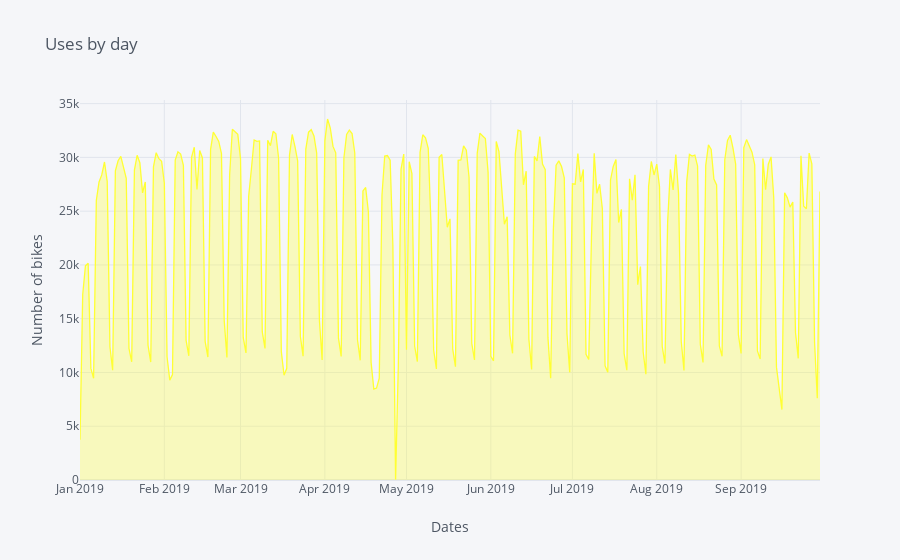

The notebook cell this image was saved under:
### Code cell
h.iplot(y = 'Bici', fill = True, title = 'Uses by day', xTitle = 'Dates', yTitle = 'Number of bikes', color = 'yellow')

### Figure 1 — Plotly figure (JSON) as saved in the notebook; plotly's stock layout.template omitted (floating-point values rounded to 4 significant figures; data arrays with more than 128 entries replaced by an {"elided": "..."} marker saying what was removed)
{"data": [{"fill": "tozeroy", "fillcolor": "rgba(255, 255, 51, 0.3)", "line": {"color": "rgba(255, 255, 51, 1.0)", "dash": "solid", "shape": "linear", "width": 1.3}, "mode": "lines", "name": "Bici", "text": "", "type": "scatter", "x": {"elided": "273 str values"}, "y": {"elided": "273 int values"}}], "layout": {"legend": {"bgcolor": "#F5F6F9", "font": {"color": "#4D5663"}}, "paper_bgcolor": "#F5F6F9", "plot_bgcolor": "#F5F6F9", "title": {"font": {"color": "#4D5663"}, "text": "Uses by day"}, "xaxis": {"gridcolor": "#E1E5ED", "showgrid": true, "tickfont": {"color": "#4D5663"}, "title": {"font": {"color": "#4D5663"}, "text": "Dates"}, "zerolinecolor": "#E1E5ED"}, "yaxis": {"gridcolor": "#E1E5ED", "showgrid": true, "tickfont": {"color": "#4D5663"}, "title": {"font": {"color": "#4D5663"}, "text": "Number of bikes"}, "zerolinecolor": "#E1E5ED"}}}
